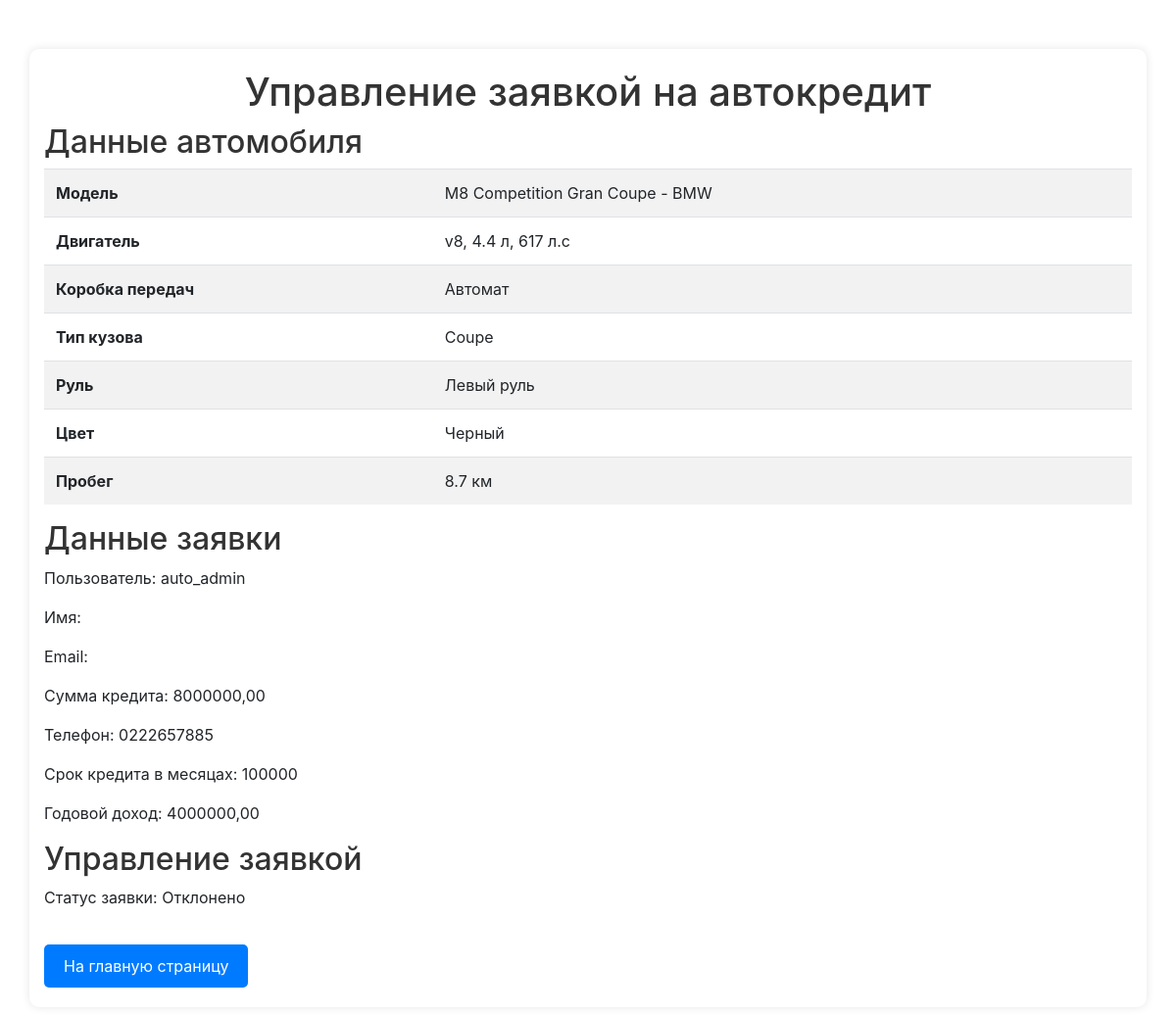
Screenshot of /loan/status/1/ (signed in) with the database file from the repository.
### auto/models.py (models this page shows, shortened)
class Car(models.Model):
    name = models.CharField(max_length=50, verbose_name='Модель')
    brand = models.CharField(max_length=40, verbose_name='Брэнд')
    engine = models.ForeignKey(Engine, on_delete=models.CASCADE, verbose_name='Двигатель')
    transmission = models.ForeignKey(Transmission, on_delete=models.CASCADE, verbose_name='Коробка передач')
    body_type = models.ForeignKey(BodyType, on_delete=models.CASCADE, verbose_name='Тип кузова')
    color = models.CharField(max_length=20, verbose_name='Цвет')
    mileage = models.CharField(max_length=40, verbose_name='Пробег')
    rudder = models.ForeignKey(Rudder, on_delete=models.CASCADE, verbose_name='Руль')
    price = models.DecimalField(max_digits=19, decimal_places=2, verbose_name='Цена')
    description = models.TextField(default='No description', verbose_name='Описание')
    photo = models.ImageField(upload_to='cars/', null=False, blank=False, verbose_name='Фото')
    class Meta:
        verbose_name_plural = 'Автомобиль'
        ordering = ['name']

class Engine(models.Model):
    name = models.CharField(max_length=30, verbose_name='Название')
    volume = models.CharField(max_length=20, verbose_name='Объем')
    power = models.CharField(max_length=20, verbose_name='Мощность')
    class Meta:
        verbose_name_plural = 'Двигатель'
        ordering = ['name']

class Transmission(models.Model):
    type = models.CharField(max_length=40)
    class Meta:
        verbose_name_plural = 'Коробка передач'
        ordering = ['type']

class BodyType(models.Model):
    type = models.CharField(max_length=30)
    class Meta:
        verbose_name_plural = 'Тип Кузова'
        ordering = ['type']

class Rudder(models.Model):
    type = models.CharField(max_length=20)
    class Meta:
        verbose_name_plural = 'Руль'
        ordering = ['type']

class CarLoanApplication(models.Model):
    STATUS_CHOICES_LOAN = [
        ('pending', 'Ожидание'),
        ('approved', 'Принято'),
        ('rejected', 'Отклонено'),
    ]
    user = models.ForeignKey(User, on_delete=models.DO_NOTHING, verbose_name='Пользователь')
    phone_number = models.CharField(max_length=20, verbose_name='Номер Телефона')
    car = models.ForeignKey('Car', on_delete=models.CASCADE, verbose_name='Модель')
    loan_term = models.IntegerField(verbose_name='Срок кредита в месяцах')
    annual_income = models.DecimalField(max_digits=10, decimal_places=2, verbose_name='Годовой доход')
    approved = models.CharField(max_length=10, choices=STATUS_CHOICES_LOAN, default='pending',
                                verbose_name='Статус')
    class Meta:
        verbose_name_plural = 'Автокредит'

### auto/views.py (the view, shortened to what this page needs)
# urls.py: path('loan/status/<int:pk>/', views.ApplicationLoanStatus.as_view(), name='loan_status'),
class ApplicationLoanStatus(LoginRequiredMixin, View):
    template_name = 'loan_status.html'
    def get(self, request, pk):
        car = get_object_or_404(models.Car, id=pk)
        user = request.user
        loan = models.CarLoanApplication.objects.filter(car=car, user=user).first()
        if not loan:
            messages.error(request, "У вас нет заявки на автокредит.")
            return redirect('car_detail', pk=pk)
        return render(request, self.template_name, {'car': car, 'loan': loan, 'user': user})

### auto/templates/loan_status.html (shortened to what this page needs)
{% extends 'base.html' %}
{% block content %}
<div class="container">
    <h1>Управление заявкой на автокредит</h1>
    <h2>Данные автомобиля</h2>
    <table class="table table-striped">
        <tr>
            <th>Модель</th>
            <td>{{ car.name }} - {{ car.brand }}</td>
        </tr>
        <tr>
            <th>Двигатель</th>
            <td>{{ car.engine.name }}, {{ car.engine.volume }} л, {{ car.engine.power }} л.с</td>
        </tr>
        <tr>
            <th>Коробка передач</th>
            <td>{{ car.transmission.type }}</td>
        </tr>
        <tr>
            <th>Тип кузова</th>
            <td>{{ car.body_type.type }}</td>
        </tr>
        <tr>
            <th>Руль</th>
            <td>{{ car.rudder.type }}</td>
        </tr>
        <tr>
            <th>Цвет</th>
            <td>{{ car.color }}</td>
        </tr>
        <tr>
            <th>Пробег</th>
            <td>{{ car.mileage }} км</td>
        </tr>
    </table>
    <h2>Данные заявки</h2>
    <p>Пользователь: {{ user.username }}</p>
    <p>Имя: {{ user.first_name }}</p>
    <p>Email: {{ user.email }}</p>
    <p>Сумма кредита: {{ car.price }}</p>
    <p>Телефон: {{ loan.phone_number }}</p>
    <p>Срок кредита в месяцах: {{ loan.loan_term }}</p>
    <p>Годовой доход: {{ loan.annual_income }}</p>
    <h2>Управление заявкой</h2>
    <p>Статус заявки: {{ loan.get_approved_display }}</p>
    <a href="{% url 'cars' %}" class="btn-test-drive">На главную страницу</a>
</div>
{% endblock %}

### auto/static/auto/css/auto.css (style rules this page uses)
body { font-family: Arial, sans-serif; margin: 0; padding: 0; background-color: #f4f4f4; }
h2 { margin-bottom: 20px; color: #333; }

### auto/static/auto/css/test.css (style rules this page uses)
body { font-family: Arial, sans-serif; background-color: #f4f4f4; margin: 0; padding: 20px; }
.container { max-width: 800px; margin: 0 auto; background-color: #fff; padding: 20px; box-shadow: 0 0 10px rgba(0, 0, 0, 0.1); border-radius: 5px; }
h1 { text-align: center; color: #333; }

### auto/static/auto/css/detail.css (style rules this page uses)
.btn-test-drive { background-color: #007BFF; color: white; padding: 10px 20px; text-decoration: none; border-radius: 5px; display: inline-block; margin-top: 20px; }

### auto/static/auto/css/create.css (style rules this page uses)
body { font-family: Arial, sans-serif; background-color: #f4f4f4; margin: 0; padding: 0; }
.container { max-width: 800px; margin: 50px auto; background-color: #fff; padding: 20px; border-radius: 10px; box-shadow: 0 0 10px rgba(0, 0, 0, 0.1); }
h1 { text-align: center; }

### rows the page displays
Car: name "M8 Competition Gran Coupe", brand "BMW", engine.name "v8", engine.volume "4.4", engine.power "617", transmission.type "Автомат", body_type.type "Coupe", rudder.type "Левый руль", color "Черный", mileage "8.7", price "8000000,00"
CarLoanApplication: phone_number "0222657885", loan_term "100000", annual_income "4000000,00", approved "Отклонено"

### other values shown
{{ user.username }} "auto_admin"
